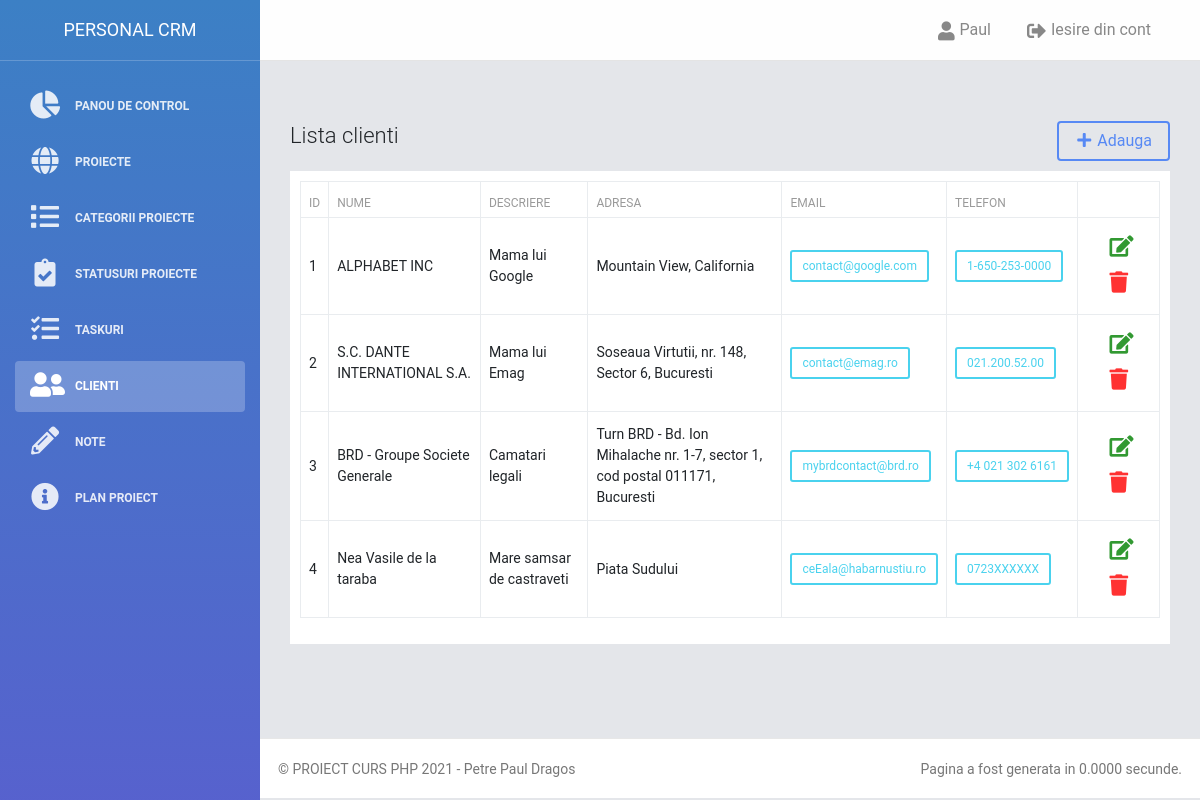
Page /clienti.php (signed in) on the committed database.
### tables this page shows
CREATE TABLE `utilizatori` (
  `id` int(11) NOT NULL,
  `utilizator` varchar(30) NOT NULL,
  `parola` varchar(30) NOT NULL,
  `nume` varchar(100) NOT NULL,
  `prenume` varchar(100) NOT NULL
);

CREATE TABLE `clienti` (
  `id` int(11) NOT NULL,
  `nume` varchar(100) NOT NULL,
  `descriere` text NOT NULL,
  `adresa` varchar(250) NOT NULL,
  `proiecte` varchar(255) NOT NULL,
  `email` varchar(50) NOT NULL,
  `telefon` varchar(20) NOT NULL,
  `data` datetime NOT NULL DEFAULT current_timestamp()
);

### clase/clienti_functii.php (called while the page is built, shortened)
<?php
require_once "config/bazadedate.php";
class Clienti {
	public function __construct() {
		global $conexiune;
		$this->con = $conexiune;
		if(mysqli_connect_error()) {
			trigger_error("Eroare la conectarea bazei de date: " . mysqli_connect_error());
		}else{
			return $this->con;
		}
	}
	public function afiseazaClienti(){
		    $query = "SELECT * FROM clienti";
		    $result = $this->con->query($query);
		if (!empty($result) && $result->num_rows > 0) {
		    $data = array();
		    while ($row = $result->fetch_assoc()) {
		           $data[] = $row;
		    }
			return $data;
		}
	}
}

### clienti.php (the view, shortened to what this page needs)
<?php
  require_once('elemente/header.php');
  $clientiObj = new Clienti();
  $clienti = $clientiObj->afiseazaClienti();
?>
<h4>Lista clienti <a href="client_adauga.php" class="btn btn-primary" style="float:right;"><i class="fa fa-plus"></i> Adauga</a> </h4>
<div style="padding: 10px; background-color: #FFF; margin-top: 20px;">
  <table class="table table-bordered table-hover">
    <thead>
      <tr>
        <th>ID</th>
        <th>Nume</th>
        <th>Descriere</th>
        <th>Adresa</th>
        <th>Email</th>
        <th>Telefon</th>
        <th></th>
      </tr>
    </thead>
    <tbody>
        <?php
          if ($clienti > 0) {
          	foreach ($clienti as $client) {
        ?>
        <tr>
          <td><?php echo $client['id'] ?></td>
          <td><?php echo $client['nume'] ?></td>
          <td><?php echo $client['descriere'] ?></td>
          <td><?php echo $client['adresa'] ?></td>
          <td><a class="btn btn-info btn-sm" href="mailto:<?php echo $proiect['email']; ?>"><?php echo $client['email'] ?></a></td>
          <td><a class="btn btn-info btn-sm" href="tel<?php echo $client['telefon'] ?>"><?php echo $client['telefon'] ?></a></td>
          <td class="text-center">
            <a href="client_editare.php?editeazaClientId=<?php echo $client['id'] ?>" class="btn btn-info btn-simple btn-link" style="color:green">
              <i class="fa fa-lg fa-edit"></i></a>
            <a href="clienti.php?stergeClientId=<?php echo $client['id'] ?>" class="btn btn-info btn-simple btn-link" style="color:red" onclick="confirm('Esti sigur ca vrei sa stergi clientul <?php echo $client['nume'] ?> ?')">
              <i class="fa fa-lg fa-trash" aria-hidden="true"></i>
            </a>
          </td>
        </tr>
		      <?php } ?>
		  <?php } else { ?>
		  <td colspan="7"><p class="text-center">Adauga primul tau client<p></td>
		  <?php } ?>
    </tbody>
  </table>
  </div>
<?php include 'elemente/footer.php';  ?>

### clase/utilizatori_functii.php (shortened to what this page needs)
<?php
require_once "config/bazadedate.php";
class Utilizatori {
	public function __construct() {
		global $conexiune;
		$this->con = $conexiune;
		if(mysqli_connect_error()) {
			trigger_error("Eroare la conectarea bazei de date: " . mysqli_connect_error());
		}else{
			return $this->con;
		}
	}
    public function afiseazaNumeUtilizator($id){
		$query = "SELECT * FROM utilizatori WHERE id = '$id'";
		    $result = $this->con->query($query);
		    while($row = mysqli_fetch_assoc($result)) {
			echo $row['nume'];
			}
	}
}

### elemente/style/css/style.css (style rules this page uses)
body { font-size: 14px; padding:0; background-color: #E9EBEE; }
a { color:#007bff; }
.btn { cursor: pointer; }

### rows in the picture
utilizatori: nume "Paul"
clienti: id "1", nume "ALPHABET INC", descriere "Mama lui Google", adresa "Mountain View, California", email "contact@google.com", telefon "1-650-253-0000"
clienti: id "2", nume "S.C. DANTE INTERNATIONAL S.A.", descriere "Mama lui Emag", adresa "Soseaua Virtutii, nr. 148, Sector 6, Bucuresti", email "contact@emag.ro", telefon "021.200.52.00"
clienti: id "3", nume "BRD - Groupe Societe Generale", descriere "Camatari legali", adresa "Turn BRD - Bd. Ion Mihalache nr. 1-7, sector 1, cod postal 011171, Bucuresti", email "mybrdcontact@brd.ro", telefon "+4 021 302 6161"
clienti: id "4", nume "Nea Vasile de la taraba", descriere "Mare samsar de castraveti", adresa "Piata Sudului", email "ceEala@habarnustiu.ro", telefon "0723XXXXXX"
